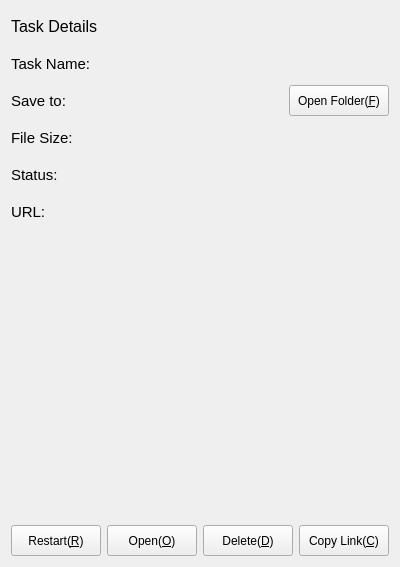
<?xml version="1.0" encoding="UTF-8"?>
<ui version="4.0">
 <class>FileInformationWidget</class>
 <widget class="QWidget" name="FileInformationWidget">
  <property name="geometry">
   <rect>
    <x>0</x>
    <y>0</y>
    <width>400</width>
    <height>567</height>
   </rect>
  </property>
  <property name="windowTitle">
   <string>Form</string>
  </property>
  <layout class="QVBoxLayout" name="verticalLayout_2">
   <item>
    <widget class="QLabel" name="label">
     <property name="minimumSize">
      <size>
       <width>0</width>
       <height>31</height>
      </size>
     </property>
     <property name="maximumSize">
      <size>
       <width>16777215</width>
       <height>31</height>
      </size>
     </property>
     <property name="font">
      <font>
       <pointsize>12</pointsize>
      </font>
     </property>
     <property name="text">
      <string>Task Details</string>
     </property>
    </widget>
   </item>
   <item>
    <layout class="QVBoxLayout" name="verticalLayout">
     <item>
      <widget class="QLabel" name="labTaskName">
       <property name="minimumSize">
        <size>
         <width>0</width>
         <height>31</height>
        </size>
       </property>
       <property name="maximumSize">
        <size>
         <width>16777215</width>
         <height>31</height>
        </size>
       </property>
       <property name="font">
        <font>
         <pointsize>11</pointsize>
        </font>
       </property>
       <property name="text">
        <string>Task Name:</string>
       </property>
      </widget>
     </item>
     <item>
      <layout class="QHBoxLayout" name="horizontalLayout_2">
       <item>
        <widget class="QLabel" name="labSavePath">
         <property name="minimumSize">
          <size>
           <width>0</width>
           <height>31</height>
          </size>
         </property>
         <property name="maximumSize">
          <size>
           <width>16777215</width>
           <height>31</height>
          </size>
         </property>
         <property name="font">
          <font>
           <pointsize>11</pointsize>
          </font>
         </property>
         <property name="text">
          <string>Save to:</string>
         </property>
        </widget>
       </item>
       <item>
        <widget class="QPushButton" name="btnOpenFolder">
         <property name="minimumSize">
          <size>
           <width>71</width>
           <height>31</height>
          </size>
         </property>
         <property name="maximumSize">
          <size>
           <width>100</width>
           <height>31</height>
          </size>
         </property>
         <property name="text">
          <string>Open Folder(&amp;F)</string>
         </property>
        </widget>
       </item>
      </layout>
     </item>
     <item>
      <widget class="QLabel" name="labFileSize">
       <property name="minimumSize">
        <size>
         <width>0</width>
         <height>31</height>
        </size>
       </property>
       <property name="maximumSize">
        <size>
         <width>16777215</width>
         <height>31</height>
        </size>
       </property>
       <property name="font">
        <font>
         <pointsize>11</pointsize>
        </font>
       </property>
       <property name="text">
        <string>File Size:</string>
       </property>
      </widget>
     </item>
     <item>
      <widget class="QLabel" name="labStatus">
       <property name="minimumSize">
        <size>
         <width>0</width>
         <height>31</height>
        </size>
       </property>
       <property name="maximumSize">
        <size>
         <width>16777215</width>
         <height>31</height>
        </size>
       </property>
       <property name="font">
        <font>
         <pointsize>11</pointsize>
        </font>
       </property>
       <property name="text">
        <string>Status:</string>
       </property>
      </widget>
     </item>
     <item>
      <widget class="QLabel" name="labUrl">
       <property name="minimumSize">
        <size>
         <width>0</width>
         <height>31</height>
        </size>
       </property>
       <property name="maximumSize">
        <size>
         <width>16777215</width>
         <height>31</height>
        </size>
       </property>
       <property name="font">
        <font>
         <pointsize>11</pointsize>
        </font>
       </property>
       <property name="text">
        <string>URL:</string>
       </property>
      </widget>
     </item>
    </layout>
   </item>
   <item>
    <spacer name="verticalSpacer">
     <property name="orientation">
      <enum>Qt::Orientation::Vertical</enum>
     </property>
     <property name="sizeHint" stdset="0">
      <size>
       <width>20</width>
       <height>292</height>
      </size>
     </property>
    </spacer>
   </item>
   <item>
    <layout class="QHBoxLayout" name="horizontalLayout">
     <item>
      <widget class="QPushButton" name="btnRestart">
       <property name="minimumSize">
        <size>
         <width>71</width>
         <height>31</height>
        </size>
       </property>
       <property name="maximumSize">
        <size>
         <width>100</width>
         <height>31</height>
        </size>
       </property>
       <property name="text">
        <string>Restart(&amp;R)</string>
       </property>
      </widget>
     </item>
     <item>
      <widget class="QPushButton" name="btnOpen">
       <property name="minimumSize">
        <size>
         <width>71</width>
         <height>31</height>
        </size>
       </property>
       <property name="maximumSize">
        <size>
         <width>100</width>
         <height>31</height>
        </size>
       </property>
       <property name="text">
        <string>Open(&amp;O)</string>
       </property>
      </widget>
     </item>
     <item>
      <widget class="QPushButton" name="btnDelete">
       <property name="minimumSize">
        <size>
         <width>71</width>
         <height>31</height>
        </size>
       </property>
       <property name="maximumSize">
        <size>
         <width>100</width>
         <height>31</height>
        </size>
       </property>
       <property name="text">
        <string>Delete(&amp;D)</string>
       </property>
      </widget>
     </item>
     <item>
      <widget class="QPushButton" name="btnCopyLink">
       <property name="minimumSize">
        <size>
         <width>71</width>
         <height>31</height>
        </size>
       </property>
       <property name="maximumSize">
        <size>
         <width>100</width>
         <height>31</height>
        </size>
       </property>
       <property name="text">
        <string>Copy Link(&amp;C)</string>
       </property>
      </widget>
     </item>
    </layout>
   </item>
  </layout>
 </widget>
 <resources/>
 <connections/>
</ui>
